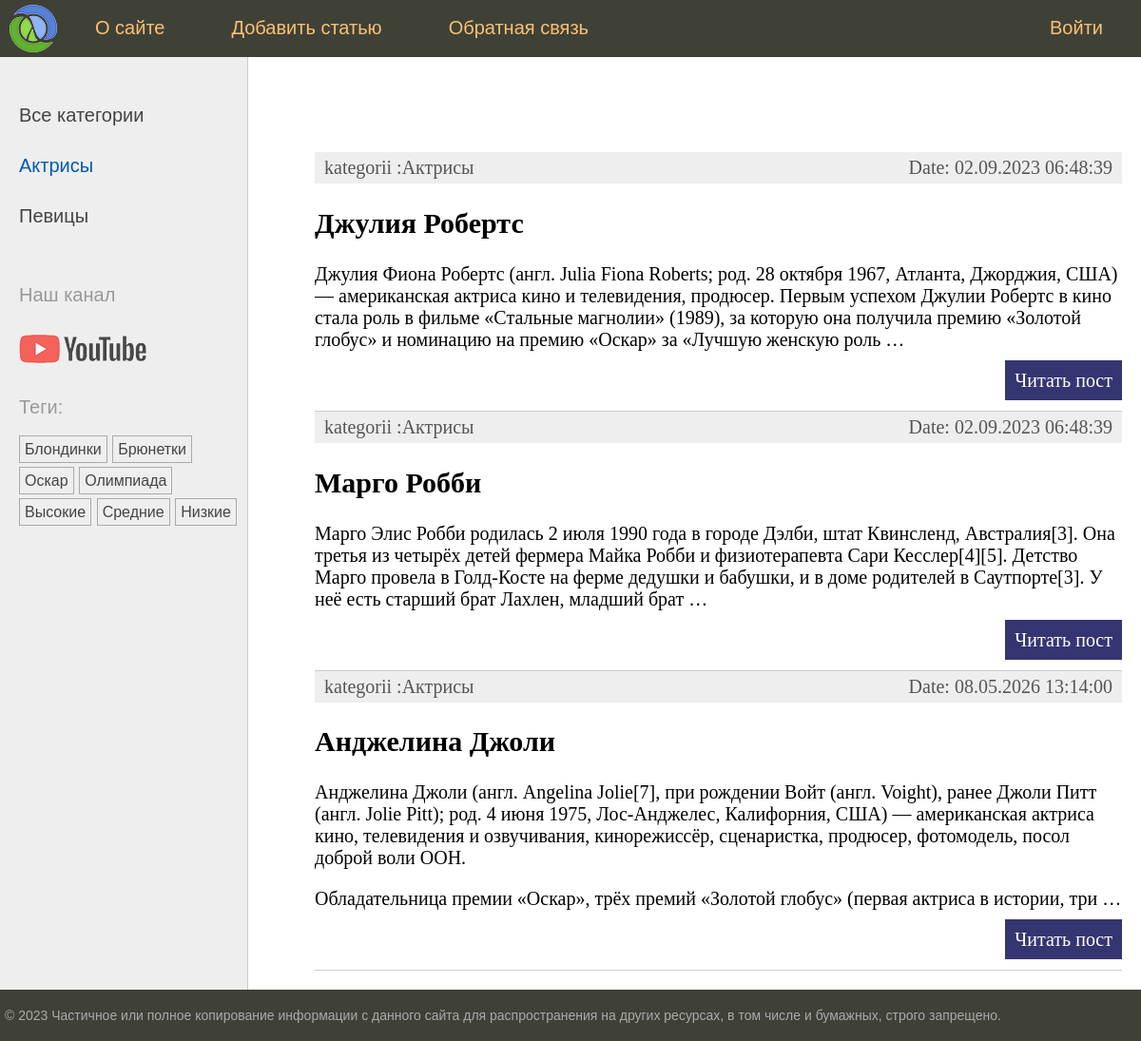
The page /category/aktrisy/ on the database as committed earlier.
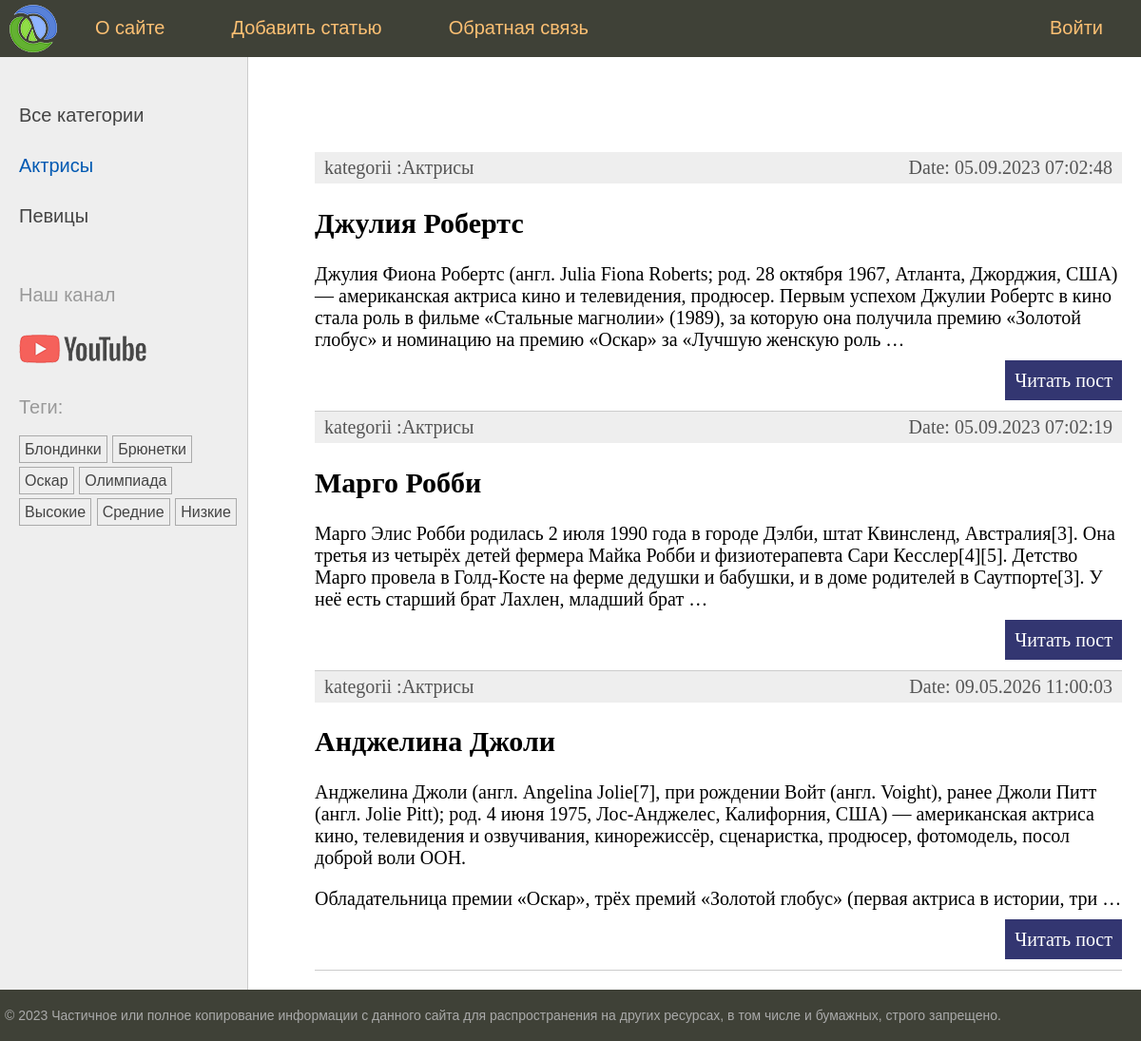
The same page on the database as committed later.
### women/models.py (models this page shows, shortened)
class Category(models.Model):
    name = models.CharField(max_length=100, db_index=True)
    slug = models.SlugField(max_length=255, unique=True)
    def get_absolute_url(self):
        return reverse("category", kwargs={"cat_slug": self.slug})

class TagPost(models.Model):
    tag = models.CharField(max_length=100, db_index=True)
    slug = models.SlugField(Women, unique=True, db_index=True)
    def get_absolute_url(self):
        return reverse("tag", kwargs={"tag_slug": self.slug})

class Women(models.Model):
    class Status(models.IntegerChoices):
        DRAFT = 0, "Draft"
        PUBLISHED = 1, "Published"
    title = models.CharField(max_length=255)
    content = models.TextField(blank=True)
    slug = models.SlugField(max_length=255, db_index=True, unique=True)
    time_create = models.DateTimeField(
        auto_now_add=True
    )  # მხოლოდ  პირველი აძლევს  და  მერე  არ ანახლებს
    time_update = models.DateTimeField(auto_now=True)  # ყოველთვის   ანახლებს
    is_published = models.BooleanField(choices=Status.choices, default=Status.PUBLISHED)
    cat = models.ForeignKey("Category", on_delete=models.PROTECT, related_name="posts")
    tags = models.ManyToManyField("TagPost", blank=True, related_name="tags")
    husband = models.OneToOneField("Husband", on_delete=models.SET_NULL, null=True, blank=True, related_name="wum")
    objects = models.Manager()
    published = PublishedManager()
    class Meta:
        ordering = ["-time_create"]
        indexes = [
            models.Index(fields=["-time_create"]),
        ]
    def get_absolute_url(self):
        return reverse("post", kwargs={"post_slug": self.slug})

### women/views.py (the view)
# urls.py: path('category/<slug:cat_slug>/', views.show_category, name='category'),
def show_category(request, cat_slug):
    category = get_object_or_404(Category, slug=cat_slug)
    posts = Women.published.filter(cat_id=category.pk)
    data = {
        "title": f"Категория {category.name} ",
        "menu": menu,
        "posts": posts,
        "cat_selected": category.pk,
    }
    return render(request, "women/index.html", context=data)

### women/models.py (called while the page is built)
    def get_queryset(self):
        return super().get_queryset().filter(is_published=Women.Status.PUBLISHED)

### women/templatetags/women_tags.py (called while the page is built)
@register.inclusion_tag("women/list_categories.html")
def show_categories(cat_selected=0):
    cats = Category.objects.all()
    return {"cats": cats, "cat_selected": cat_selected}

@register.inclusion_tag('women/list_tags.html')
def show_all_tegs():
    return {"tags": TagPost.objects.all()}

### women/templates/women/index.html (shortened to what this page needs)
{% extends 'base.html' %}
{% block content %}
<ul class="list-articles">
	{% for p in posts %}
	<li>
		<div class="article-panel">
			<p class="first">kategorii :{{ p.cat.name }}</p>
			<p class="last">Date: {{ p.time_update| date:"d.m.Y H:i:s" }}</p>
		</div>
		<h2>{{p.title}}</h2>
		{% autoescape off %}
		{{p.content|linebreaks|truncatewords:50}}
		{% endautoescape %}
		<p class="link-read-post"><a href="{{ p.get_absolute_url }}">Читать пост</a></p>
	</li>
	{% endfor %}
</ul>
{% endblock %}

### templates/base.html (shortened to what this page needs)
{% load static %}
{% load women_tags %}
<!DOCTYPE html>
<html>
<head>
	<link type="text/css" href="{% static 'women/css/styles.css' %}" rel="stylesheet" />
</head>
<body>
	<table class="table-page" border=0 cellpadding="0" cellspacing="0">
		<tr>
			<td valign=top>
				{% block mainmenu %}
				<div class="header">
					<ul id="mainmenu" class="mainmenu">
						<li class="logo"><a href="{% url 'home' %}">
								<div class="logo"></div>
							</a></li>
						{% for m in menu %}
						{% if not forloop.last %}<li>{% else %}
						<li class="last">{% endif %}
							<a href="{% url m.url_name %}">{{m.title}}</a>
						</li>
						{% endfor %}
					</ul>
				</div>
				{% endblock mainmenu %}
				<table class="table-content" border=0 cellpadding="0" cellspacing="0">
					<tr>
						<td valign="top" class="left-chapters">
							<ul id="leftchapters">
								{% if cate_selected == 0  %}
								<li class="selected">Все категории</li>
								{% else %}
								<li><a href="{% url 'home' %}">Все категории</a></li>
								{% endif %}
								{% show_categories  cat_selected %}
								<li class="share">
									<p>Наш канал</p>
									<a class="share-yt"
										href="https://www.youtube.com/channel/UClJzWfGWuGJL2t-3dYKcHTA/playlists"
										target="_blank" rel="nofollow"></a>
								</li>
								<li>{% show_all_tegs %} </li>
							</ul>
						</td>
						<td valign="top" class="content">
							<div class="content-text">
								{% block content %}
								{% endblock %}
							</div>
						</td>
					</tr>
				</table>
			</td>
		</tr>
		<tr>
			<td valign=top>
				<div id="footer">
					<p>&copy; 2023 Частичное или полное копирование информации с данного сайта для распространения на
						других ресурсах, в том числе и бумажных, строго запрещено.</p>
				</div>
			</td>
		</tr>
	</table>
</body>
</html>

### women/templates/women/list_categories.html
{% for cat in cats %}
{% if cat.id == cat_selected %}
<li class="selected">{{cat.name}}</li>
{% else %}
<li><a href="{{ cat.get_absolute_url }}">{{cat.name}}</a></li>
{% endif %}
{% endfor %}

### women/templates/women/list_tags.html
{% if tags %}
    <p>Теги:</p>
    <ul class="tags-list">
        {% for t in tags %}
            <li><a href="{{ t.get_absolute_url }}">{{ t.tag }}</a></li>
        {% endfor %}
    </ul>
{% endif %}

### women/static/women/css/styles.css (style rules this page uses)
html, body { font-family: 'Arial'; margin: 0; padding: 0; height: 100%; width: 100%; color: #030303; }
a { color: #0fb200; text-decoration: none; }
p.link-read-post { text-align: right; }
p.link-read-post a { padding: 10px; min-width: 100px; background: #333671; color: #fff; text-decoration: none; }
div.article-panel { background: #eee; padding: 5px 10px 5px 10px; box-sizing: border-box; overflow: hidden; color: #555; }
div.article-panel p.first { margin: 0; float: left; }
div.article-panel p.last { margin: 0; float: right; }
ul.list-articles { list-style: none; margin: 0; padding: 0; }
ul.list-articles li { border-bottom: 1px solid #ccc; }
.table-page { width: 100%; height: 100%; vertical-align: top; }
.table-page tr { height: 100%; }
.header { background: #3F4137; height: 60px; }
.logo { background: url('../images/logo.png') no-repeat 10px 5px; width: 70px; height: 60px; }
ul.mainmenu { list-style: none; margin: 0; padding: 0; height: 60px; color: #613705; font-size: 20px; overflow: hidden; }
ul.mainmenu li { float: left; margin: 18px 40px 0 30px; }
ul.mainmenu li.logo { margin: 0; }
ul.mainmenu li.last { float: right; }
ul.mainmenu li a { color: #fdc073; text-decoration: none; }
.table-content { width: 100%; min-height: 100%; height: 100%; }
.left-chapters { margin: 0; background: #eee; border-right: 1px solid #ccc; }
.left-chapters ul { width: 230px; margin: 0; padding: 20px 10px 10px 20px; list-style: none; font-size: 20px; }
.left-chapters ul li { margin: 30px 0 0 0; color: #999; }
.left-chapters ul li.selected { color: #0059b2; }
.left-chapters ul li a { color: #444; text-decoration: none; }
.left-chapters ul li.share { margin: 60px 0 0 0; }
.left-chapters ul li.share p { margin: 30px 0 30px 0; }
.left-chapters ul li.share a { display: inline-block; width: 40px; height: 40px; margin: 0 20px 0 0; }
.left-chapters ul li.share a.share-yt { width: 100%; height: 30px; background: url('../images/share_yt.png') no-repeat 0 0 }
ul.tags-list { width: 100%; margin: 0; padding: 0; list-style: none; }
ul.tags-list li { margin: 0; padding: 0 0 10px; display: inline-block; }
ul.tags-list li a { padding: 5px; font-size: 16px; border: 1px solid #aaa; }
.content { padding: 40px 20px 20px 40px; width: 100%; box-sizing: border-box; }
.content-text { margin: 60px 0 0 30px; color: #000; font-size: 20px; font-family: Yandex Sans Display Light; }
#footer { box-sizing: border-box; background: #3F4137; padding: 5px; color: #aaa; font-size: 14px; font-family: Verdana, Geneva, Arial, Helvetica; text-align: left; overflow: hidden; }

Rows that differ between the two databases and show on the page:
changed Women "Джулия Робертс": time_update "02.09.2023 06:48:39" → "05.09.2023 07:02:48"
changed Women "Марго Робби": time_update "02.09.2023 06:48:39" → "05.09.2023 07:02:19"
changed Women "Анджелина Джоли": time_update "08.05.2026 13:14:00" → "09.05.2026 11:00:03"
